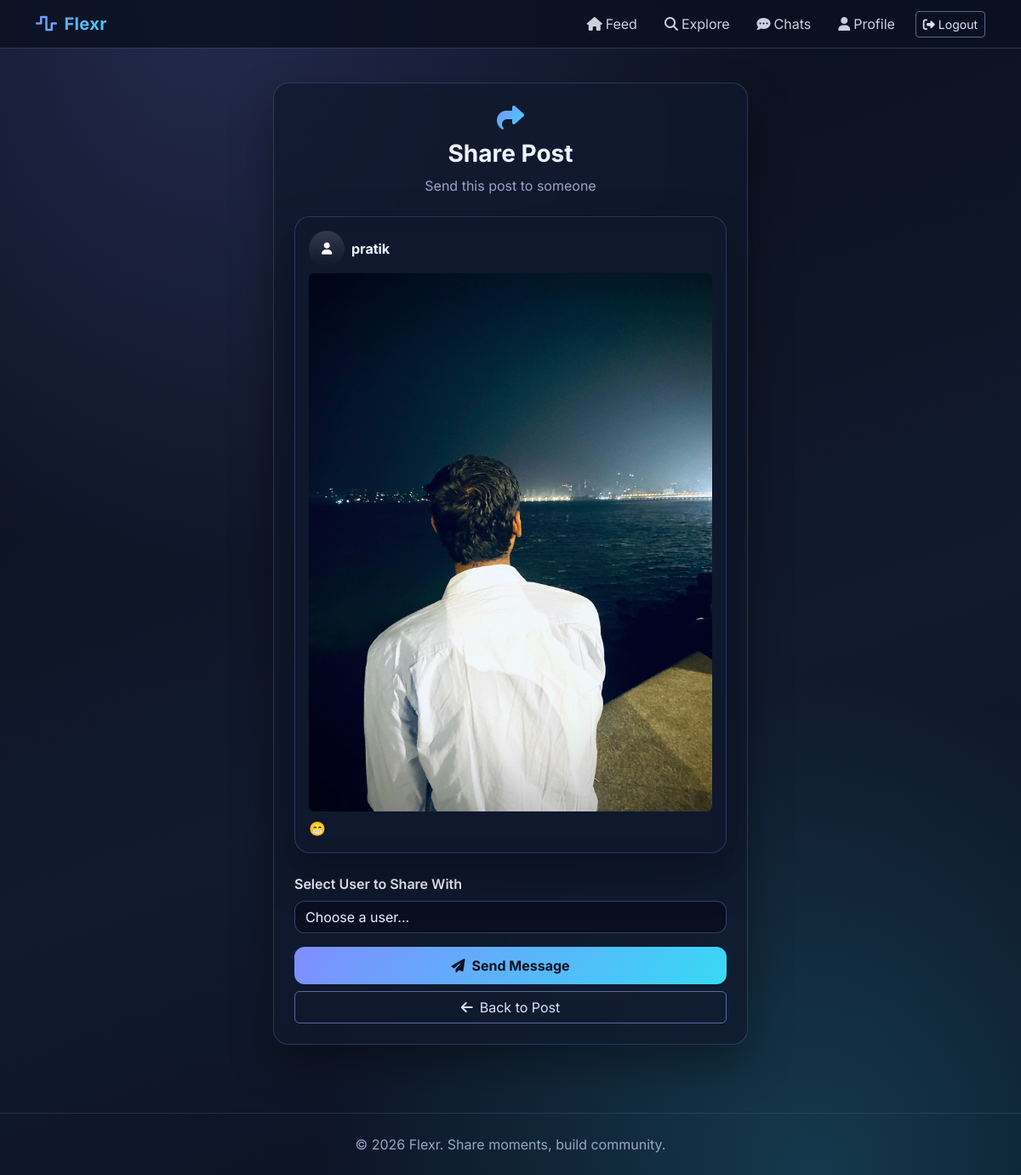
/share/2/ (signed in), run on the app's committed database.
### feed/models.py (models this page shows, shortened)
class Post(models.Model):
    author = models.ForeignKey(User, on_delete=models.CASCADE, related_name='posts')
    image = models.ImageField(upload_to='posts/')
    caption = models.TextField(blank=True)
    created_at = models.DateTimeField(default=timezone.now)
    likes = models.ManyToManyField(User, related_name='liked_posts', blank=True)
    class Meta:
        ordering = ['-created_at']

### feed/views.py (the view, shortened to what this page needs)
# urls.py: path('share/<int:post_id>/', views.share_post, name='share_post'),
@login_required
def share_post(request, post_id):
    post = get_object_or_404(Post, id=post_id)
    users = User.objects.exclude(id=request.user.id)
    return render(request, 'feed/share_post.html', {
        'post': post,
        'users': users,
    })

### feed/templates/feed/share_post.html (shortened to what this page needs)
{% extends 'feed/base.html' %}
{% block content %}
<div class="row justify-content-center">
    <div class="col-lg-6 col-md-8">
        <div class="premium-card p-4">
            <div class="text-center mb-4">
                <i class="fas fa-share fa-2x gradient-text"></i>
                <h3 class="mt-2 fw-bold">Share Post</h3>
                <p class="text-muted">Send this post to someone</p>
            </div>
            <div class="premium-card p-3 mb-4">
                <div class="d-flex align-items-center mb-2">
                    {% if post.author.profile.profile_pic %}
                        <img src="{{ post.author.profile.profile_pic.url }}" class="profile-pic-sm me-2">
                    {% else %}
                        <div class="profile-pic-sm me-2 bg-gradient d-flex align-items-center justify-content-center">
                            <i class="fas fa-user text-white small"></i>
                        </div>
                    {% endif %}
                    <strong>{{ post.author.username }}</strong>
                </div>
                <img src="{{ post.image.url }}" class="img-fluid rounded mb-2">
                {% if post.caption %}
                <p class="mb-0">{{ post.caption }}</p>
                {% endif %}
            </div>
            <form method="POST">
                <div class="mb-3">
                    <label class="form-label fw-semibold">Select User to Share With</label>
                    <select name="user_id" class="form-select" required>
                        <option value="">Choose a user...</option>
                    </select>
                </div>
                <div class="d-grid gap-2">
                    <button type="submit" class="btn btn-premium">
                        <i class="fas fa-paper-plane me-2"></i>Send Message
                    </button>
                    <a href="{% url 'feed:post_detail' post.id %}" class="btn btn-outline-light">
                        <i class="fas fa-arrow-left me-2"></i>Back to Post
                    </a>
                </div>
            </form>
        </div>
    </div>
</div>
{% endblock %}

### feed/templates/feed/base.html (style rules this page uses)
:root { --bg-900: #090d19; --bg-800: #111a2e; --card: rgba(16, 25, 45, 0.78); --card-border: rgba(135, 160, 255, 0.24); --text-main: #eff3ff; --text-muted: #99a5c5; --brand-a: #7f8dff; --brand-b: #38d9f5; --danger: #ff6d8e; --brand-gradient: linear-gradient(135deg, var(--brand-a), var(--brand-b)); }
* { box-sizing: border-box; }
body { font-family: 'Inter', sans-serif; color: var(--text-main); min-height: 100vh; background: radial-gradient(circle at 20% 0%, rgba(126, 140, 255, 0.22), transparent 40%), radial-gradient(circle at 80% 100%, rgba(56, 217, 245, 0.2), transparent 35%), linear-gradient(160deg, var(--bg-900), var(--bg-800) 60%, #0a1020); }
.premium-card { background: var(--card); border-radius: 18px; border: 1px solid var(--card-border); box-shadow: 0 24px 50px rgba(0, 0, 0, 0.35); backdrop-filter: blur(10px); }
.btn-premium { background: var(--brand-gradient); border: none; color: #0b1020; font-weight: 700; border-radius: 12px; padding: 10px 20px; transition: transform .2s ease, box-shadow .2s ease; }
.form-control, .form-select, input[type="text"], input[type="password"], input[type="email"], textarea { background: rgba(9, 14, 30, 0.8) !important; color: var(--text-main) !important; border: 1px solid rgba(142, 162, 241, 0.34) !important; border-radius: 12px !important; }
::placeholder { color: #7f8ba9 !important; }
.text-muted { color: var(--text-muted) !important; }
.gradient-text { background: var(--brand-gradient); -webkit-background-clip: text; -webkit-text-fill-color: transparent; }
.bg-gradient { background: var(--brand-gradient); }
.profile-pic-sm { width: 42px; height: 42px; border-radius: 50%; object-fit: cover; }
.btn-outline-light { border-color: rgba(150, 170, 255, 0.55); color: #d9e3ff; }

### data on the page
Post: author.username "pratik", image (picture), caption "😁"
